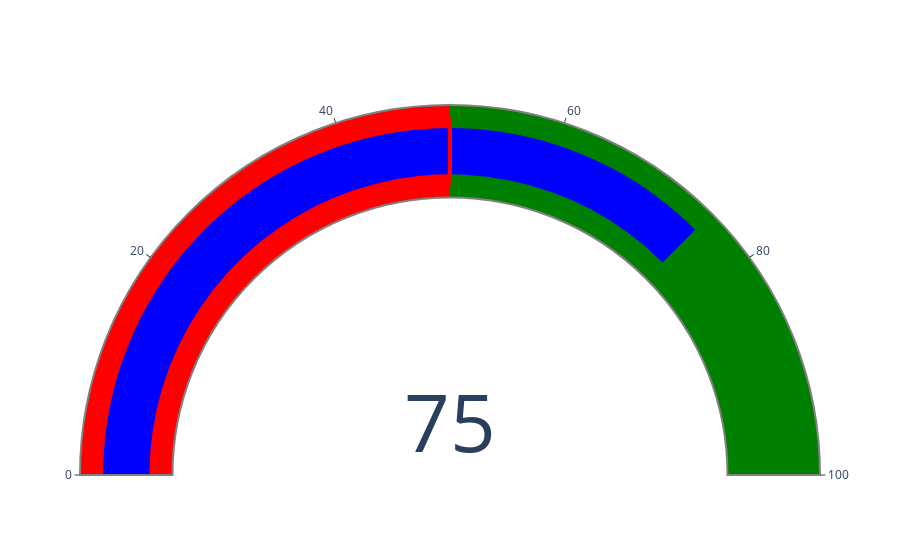

The code cell stored with this chart in its notebook:
### Code cell
import plotly.graph_objects as go

def progress_bar(achievement_rate):
    fig = go.Figure(go.Indicator(
        mode = "gauge+number",
        value = achievement_rate,
        gauge = {
            'axis': {'range': [None, 100]},
            'bar': {'color': "blue"},
            'borderwidth': 2,
            'bordercolor': "gray",
            'steps' : [
                {'range': [0, 50], 'color': "red"},
                {'range': [50, 100], 'color': "green"}],
            'threshold': {
                'line': {'color': "red", 'width': 4},
                'thickness': 0.75,
                'value': 50}}))
    fig.show()

# Example usage:
progress_bar(75) # displays a progress bar with 75% achievement rate

### Figure 1 — Plotly figure (JSON) as saved in the notebook; plotly's stock layout.template omitted (floating-point values rounded to 4 significant figures)
{"data": [{"gauge": {"axis": {"range": [null, 100]}, "bar": {"color": "blue"}, "bordercolor": "gray", "borderwidth": 2, "steps": [{"color": "red", "range": [0, 50]}, {"color": "green", "range": [50, 100]}], "threshold": {"line": {"color": "red", "width": 4}, "thickness": 0.75, "value": 50}}, "mode": "gauge+number", "type": "indicator", "value": 75}], "layout": {}}
